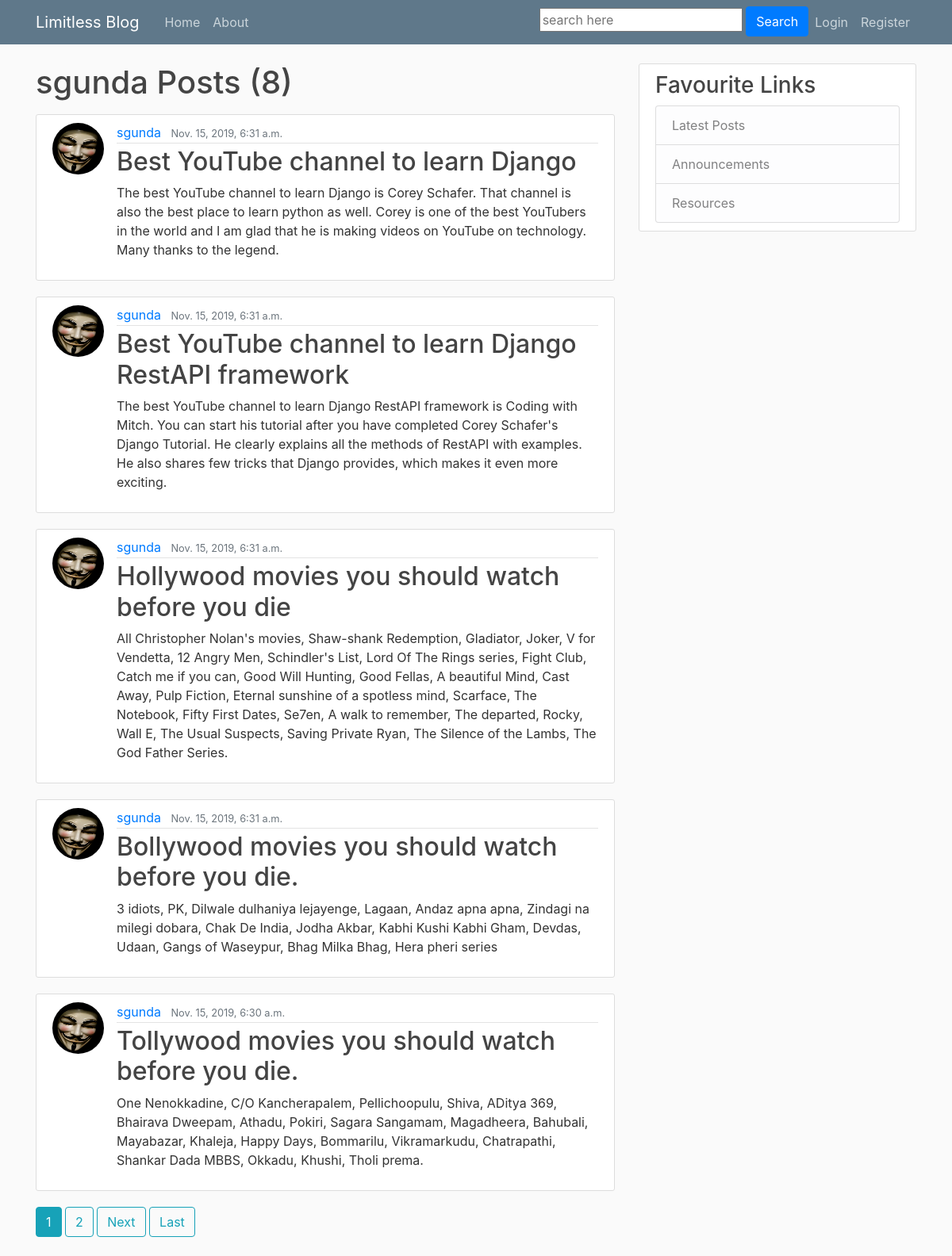
/user/sgunda, run on an earlier commit of the app's database.
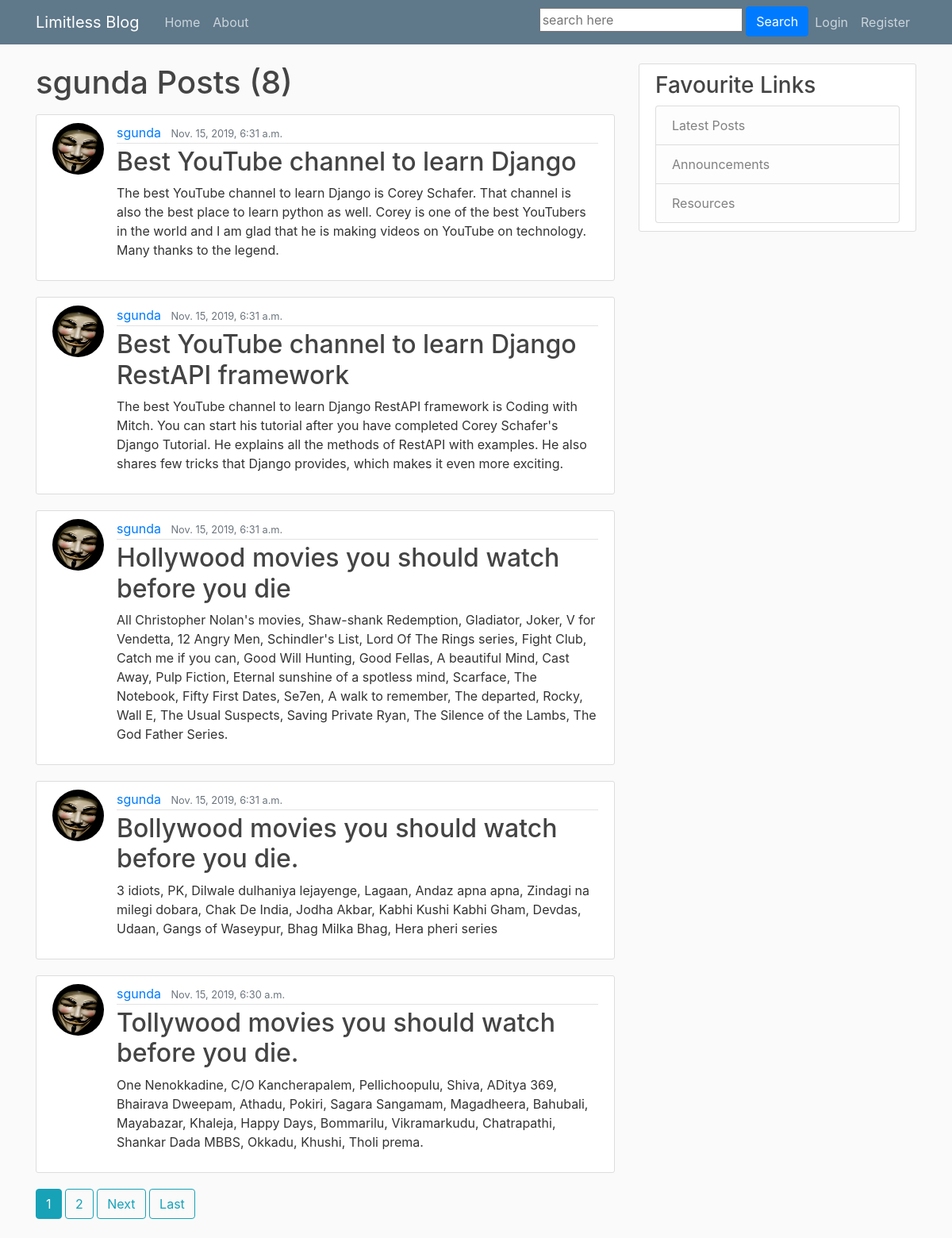
And on a later commit of the database.
### blog/models.py (models this page shows, shortened)
class Post(models.Model):
    title = models.CharField(max_length=100)
    content = models.TextField()
    date_posted = models.DateTimeField(default=timezone.now)
    author = models.ForeignKey(User, on_delete=models.CASCADE)
    likes = models.IntegerField(default=0)

### users/models.py (models this page shows, shortened)
class Profile(models.Model):
    user = models.OneToOneField(User, on_delete=models.CASCADE)
    image = models.ImageField(default='default.jpg', upload_to='profile_pics')
    liked_comments = models.TextField(default='[]')
    liked_child_comments = models.TextField(default='[]')
    liked_posts = models.TextField(default='[]')

### blog/views.py (the view)
# urls.py: path('user/<str:username>', UserPostListView.as_view(), name='user-posts'),
class UserPostListView(ListView):
    model = Post
    template_name = 'blog/user_posts.html'
    context_object_name = 'posts'
    paginate_by = 5
    def get_queryset(self):
        user = get_object_or_404(User, username=self.kwargs.get('username'))
        return Post.objects.filter(author=user).order_by('-date_posted')

### blog/templates/blog/user_posts.html (shortened to what this page needs)
{% extends "blog/base.html" %}
{% block content %}
    <h1 class="mb-3">{{ view.kwargs.username }} Posts ({{ page_obj.paginator.count }})</h1>
    {% for post in posts %}
        <article class="media content-section">
          <img class="rounded-circle article-img" src="{{ post.author.profile.image.url }}">
          <div class="media-body">
            <div class="article-metadata">
              <a class="mr-2" href="{% url 'user-posts' post.author.username %}">{{ post.author }}</a>
              <small class="text-muted">{{ post.date_posted }}</small>
            </div>
            <h2><a class="article-title" href="{%url 'post-detail' post.id%}">{{ post.title }}</a></h2>
            <p class="article-content">{{ post.content }}</p>
          </div>
        </article>
    {% endfor %}
    {% if is_paginated %}
        {% for num in page_obj.paginator.page_range %}
            {% if page_obj.number == num %}
                <a class="btn btn-info mb-4" href="?page={{ num }}">{{ num }}</a>
            {% elif num > page_obj.number|add:'-3' and num < page_obj.number|add:'3' %}
                <a class="btn btn-outline-info mb-4" href="?page={{ num }}">{{ num }}</a>
            {% endif %}
        {% endfor %}
        {% if page_obj.has_next %}
            <a class="btn btn-outline-info mb-4" href="?page={{ page_obj.next_page_number }}">Next</a>
            <a class="btn btn-outline-info mb-4" href="?page={{ page_obj.paginator.num_pages }}">Last</a>
        {% endif %}
    {% endif %}
{% endblock content %}

What changed in the data, as far as the page shows it:
changed Post "Best YouTube channel to learn Django RestAPI framework": content "…Schafer's Django Tutorial. He clearly explains all the methods…" → "…Schafer's Django Tutorial. He explains all the methods…"
